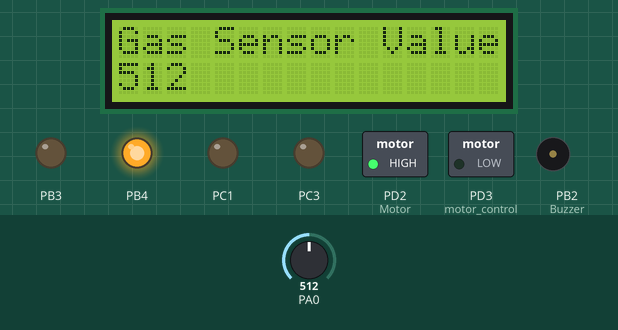
The program below on a simulated ATmega32, built with avr-gcc and emulated at 16 MHz. On the bench: 16×2 character LCD, switched loads named in the program (green lamp = pin HIGH), output pins drawn as LEDs (lit = HIGH), buzzer (waves = sounding, pin HIGH). Wiring (inferred from the signals the program sends): character LCD (HD44780): RS PC0; E PC2; data PC4, PC5, PC6, PC7. The test bench sets the inputs (shaded band); at power-on: PA0 = 512. Pins used as bus, display or sensor lines are not drawn.

Above: at 1.8 s.
1.9 s: PA0 set to 54
At 2.8 s:
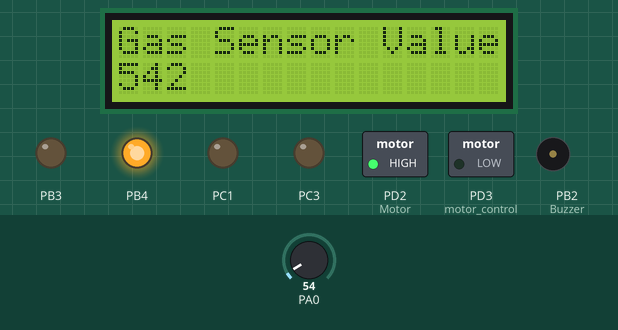
3.5 s: PA0 set to 48
At 4.8 s:
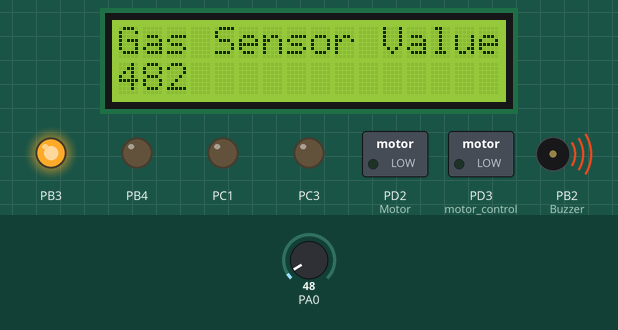
5.6 s: PA0 set to 0
At 6.7 s:
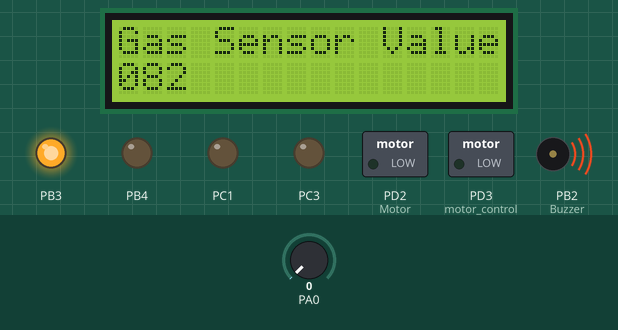
Timing chart, 0 to 8.6 s (numbered marks = the images above; inputs shaded):
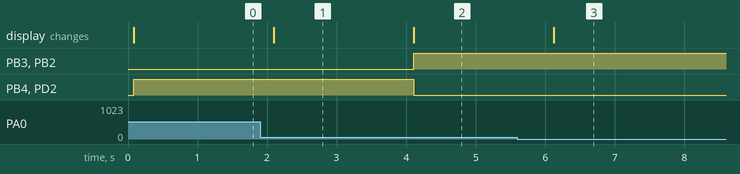

Measured:
- the behaviour switches between 51 and 50 on PA0 (found by bisection; images 1 and 2)
- after the input at 1.9 s, the display: changes after 0.20 s (image 1)
- after the input at 3.5 s, PB3, PB2 (Buzzer): LOW → HIGH after 0.61 s; PB4, PD2 (Motor): HIGH → LOW after 0.61 s; the display: changes after 0.61 s (image 2)
- after the input at 5.6 s, the display: changes after 0.52 s (image 3)

The program:

main.c
```c
#include <avr/io.h>
#include <util/delay.h>
#include <avr/interrupt.h>
#include <stdio.h>

// Define CPU frequency (e.g., 16MHz)
#define F_CPU 16000000UL

// Function Prototypes
void lcd_init(void);
void lcd_command(unsigned char);
void lcd_data(unsigned char);
void lcd_string(const char*);
void adc_init(void);
uint16_t adc_read(uint8_t);
void motor_control(uint8_t);
void buzzer_control(uint8_t);
void led_control(uint8_t);

int main(void) {
	// Initialize LCD, ADC, and configure pins
	lcd_init();
	adc_init();

	// Motor control pins
	DDRD |= (1 << PD2) | (1 << PD3);
	// Buzzer control pin
	DDRB |= (1 << PB2);
	// LED control pins
	DDRB |= (1 << PB3) | (1 << PB4);

	lcd_string("Gas Sensor Value:");
	while (1) {
		// Read the gas sensor value
		uint16_t gas_value = adc_read(0);

		// Display gas value on LCD
		lcd_command(0xC0); // Move cursor to second line
		char buffer[16];
		sprintf(buffer, "%u", gas_value);
		lcd_string(buffer);

		// Control motor and buzzer based on gas value
		if (gas_value > 50) {
			motor_control(1);  // Turn on motor
			buzzer_control(1); // Turn on buzzer
			led_control(0);    // Turn on red LED, turn off green LED
			} else {
			motor_control(0);  // Turn off motor
			buzzer_control(0); // Turn off buzzer
			led_control(1);    // Turn on green LED, turn off red LED
		}

		_delay_ms(1000);
	}
}

// Initialize LCD
void lcd_init(void) {
	DDRC = 0xFF; // Set PORTC as output for LCD
	_delay_ms(20);
	lcd_command(0x02); // Initialize LCD in 4-bit mode
	lcd_command(0x28); // 2 lines, 5x7 matrix
	lcd_command(0x0C); // Display on, cursor off
	lcd_command(0x06); // Increment cursor
	lcd_command(0x01); // Clear display
	_delay_ms(2);
}

// Send command to LCD
void lcd_command(unsigned char cmd) {
	PORTC = (PORTC & 0x0F) | (cmd & 0xF0);
	PORTC &= ~(1 << PC0); // RS = 0 for command
	PORTC |= (1 << PC2);  // Enable pulse
	_delay_us(1);
	PORTC &= ~(1 << PC2);

	_delay_us(200);

	PORTC = (PORTC & 0x0F) | (cmd << 4);
	PORTC |= (1 << PC2);
	_delay_us(1);
	PORTC &= ~(1 << PC2);

	_delay_ms(2);
}

// Send data to LCD
void lcd_data(unsigned char data) {
	PORTC = (PORTC & 0x0F) | (data & 0xF0);
	PORTC |= (1 << PC0); // RS = 1 for data
	PORTC |= (1 << PC2); // Enable pulse
	_delay_us(1);
	PORTC &= ~(1 << PC2);

	_delay_us(200);

	PORTC = (PORTC & 0x0F) | (data << 4);
	PORTC |= (1 << PC2);
	_delay_us(1);
	PORTC &= ~(1 << PC2);

	_delay_ms(2);
}

// Display string on LCD
void lcd_string(const char* str) {
	while (*str) {
		lcd_data(*str++);
	}
}

// Initialize ADC
void adc_init(void) {
	ADMUX = (1 << REFS0); // AVcc with external capacitor at AREF pin
	ADCSRA = (1 << ADEN) | (1 << ADPS2) | (1 << ADPS1); // Enable ADC and set prescaler to 64
}

// Read ADC value
uint16_t adc_read(uint8_t ch) {
	ch &= 0b00000111; // Select ADC channel (0-7)
	ADMUX = (ADMUX & 0xF8) | ch;
	ADCSRA |= (1 << ADSC); // Start conversion
	while (ADCSRA & (1 << ADSC)); // Wait for conversion to complete
	return ADC;
}

// Control DC Motor
void motor_control(uint8_t state) {
	if (state) {
		PORTD |= (1 << PD2); // Motor on
		PORTD &= ~(1 << PD3);
		} else {
		PORTD &= ~(1 << PD2); // Motor off
		PORTD &= ~(1 << PD3);
	}
}

// Control Buzzer
void buzzer_control(uint8_t state) {
	if (!state) {
		PORTB |= (1 << PB2); // Buzzer on
		} else {
		PORTB &= ~(1 << PB2); // Buzzer off
	}
}

// Control LEDs
void led_control(uint8_t state) {
	if (state) {
		PORTB |= (1 << PB3); // Green LED on
		PORTB &= ~(1 << PB4); // Red LED off
		} else {
		PORTB |= (1 << PB4); // Red LED on
		PORTB &= ~(1 << PB3); // Green LED off
	}
}
```
